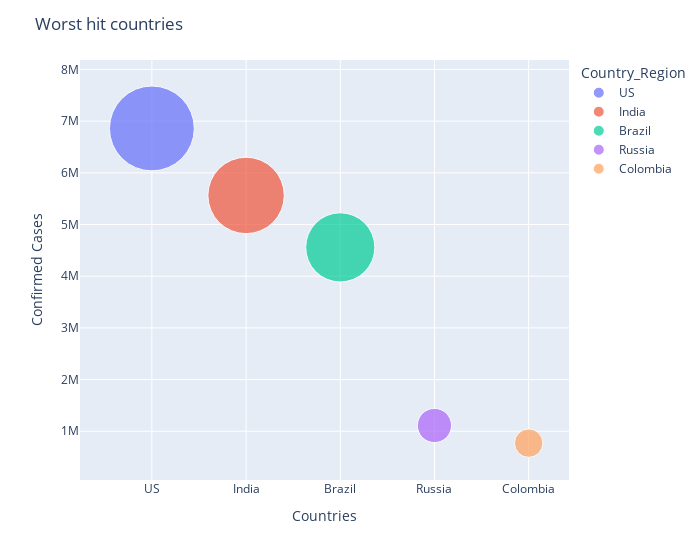

Notebook cell for this chart:
### Code cell
fig = px.scatter(Sorted_country_df.head(), x="Country_Region", y="Confirmed", size="Confirmed", color="Country_Region",hover_name="Country_Region", size_max=60)
fig.update_layout(title=" Worst hit countries",xaxis_title="Countries",yaxis_title="Confirmed Cases",width = 700)
fig.show();

### Figure 1 — Plotly figure (JSON) as saved in the notebook; plotly's stock layout.template omitted (floating-point values rounded to 4 significant figures)
{"data": [{"hovertemplate": "<b>%{hovertext}</b><br><br>Country_Region=%{x}<br>Confirmed=%{marker.size}<extra></extra>", "hovertext": ["US"], "legendgroup": "US", "marker": {"color": "#636efa", "size": [6859117], "sizemode": "area", "sizeref": 1905.0, "symbol": "circle"}, "mode": "markers", "name": "US", "orientation": "v", "showlegend": true, "type": "scatter", "x": ["US"], "xaxis": "x", "y": [6859117], "yaxis": "y"}, {"hovertemplate": "<b>%{hovertext}</b><br><br>Country_Region=%{x}<br>Confirmed=%{marker.size}<extra></extra>", "hovertext": ["India"], "legendgroup": "India", "marker": {"color": "#EF553B", "size": [5562663], "sizemode": "area", "sizeref": 1905.0, "symbol": "circle"}, "mode": "markers", "name": "India", "orientation": "v", "showlegend": true, "type": "scatter", "x": ["India"], "xaxis": "x", "y": [5562663], "yaxis": "y"}, {"hovertemplate": "<b>%{hovertext}</b><br><br>Country_Region=%{x}<br>Confirmed=%{marker.size}<extra></extra>", "hovertext": ["Brazil"], "legendgroup": "Brazil", "marker": {"color": "#00cc96", "size": [4558040], "sizemode": "area", "sizeref": 1905.0, "symbol": "circle"}, "mode": "markers", "name": "Brazil", "orientation": "v", "showlegend": true, "type": "scatter", "x": ["Brazil"], "xaxis": "x", "y": [4558040], "yaxis": "y"}, {"hovertemplate": "<b>%{hovertext}</b><br><br>Country_Region=%{x}<br>Confirmed=%{marker.size}<extra></extra>", "hovertext": ["Russia"], "legendgroup": "Russia", "marker": {"color": "#ab63fa", "size": [1111157], "sizemode": "area", "sizeref": 1905.0, "symbol": "circle"}, "mode": "markers", "name": "Russia", "orientation": "v", "showlegend": true, "type": "scatter", "x": ["Russia"], "xaxis": "x", "y": [1111157], "yaxis": "y"}, {"hovertemplate": "<b>%{hovertext}</b><br><br>Country_Region=%{x}<br>Confirmed=%{marker.size}<extra></extra>", "hovertext": ["Colombia"], "legendgroup": "Colombia", "marker": {"color": "#FFA15A", "size": [770435], "sizemode": "area", "sizeref": 1905.0, "symbol": "circle"}, "mode": "markers", "name": "Colombia", "orientation": "v", "showlegend": true, "type": "scatter", "x": ["Colombia"], "xaxis": "x", "y": [770435], "yaxis": "y"}], "layout": {"legend": {"itemsizing": "constant", "title": {"text": "Country_Region"}, "tracegroupgap": 0}, "margin": {"t": 60}, "title": {"text": " Worst hit countries"}, "width": 700, "xaxis": {"anchor": "y", "categoryarray": ["US", "India", "Brazil", "Russia", "Colombia"], "categoryorder": "array", "domain": [0, 1], "title": {"text": "Countries"}}, "yaxis": {"anchor": "x", "domain": [0, 1], "title": {"text": "Confirmed Cases"}}}}
